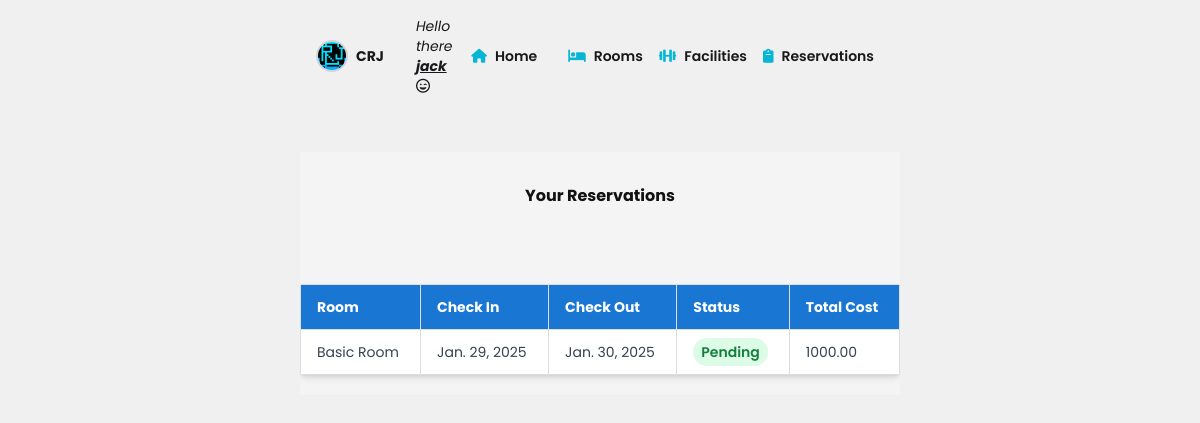
The app's page /user_reservations/ (signed in) with its own data.
### accounts/models.py (models this page shows, shortened)
class CustomUser(AbstractUser):
    username = models.CharField(max_length=100, unique=True)
    email = models.EmailField(max_length=100, unique=True)
    age = models.PositiveIntegerField(null=True, blank=True)
    phone_number = models.CharField(max_length=15, blank=True, null=True)  # Added phone_number field

### reservation/models.py (models this page shows, shortened)
class Reservation(models.Model):
    guest = models.CharField(max_length=100)  # Changed to CharField for direct text input
    room = models.ForeignKey(Room, on_delete=models.CASCADE)
    checkIn = models.DateField()
    checkOut = models.DateField()
    status = models.CharField(max_length=20, choices=[('Pending', 'Pending'), ('Complete', 'Complete')])
    total_cost = models.DecimalField(max_digits=10, decimal_places=2, default=0.00)

class Room(models.Model):
    name = models.CharField(max_length=100)
    description = models.TextField()
    image = models.ImageField(upload_to='room_images/')
    price = models.DecimalField(max_digits=10, decimal_places=2)
    is_available = models.BooleanField(default=True)

### reservation/views.py (the view)
# urls.py: path('user_reservations/', user_reservations, name='user_reservations'),
@login_required
def user_reservations(request):
    try:
        reservations = Reservation.objects.filter(guest=request.user.username)
    except Exception as e:
        messages.error(request, f"An error occurred: {e}")
        reservations = []
    return render(request, 'user_reservations.html', {'reservations': reservations})

### reservation/templates/user_reservations.html (shortened to what this page needs)
{% extends 'base.html' %}
{% load static %}
{% block content %}
    <div class="container mx-auto mt-10">
        <h1 class="font-bold text-center mb-6 py-8">Your Reservations</h1>
        <div class="overflow-x-auto">
            <table class="min-w-full bg-white shadow-md rounded-sm overflow-hidden">
                <thead class="bg-gray-800 text-sm text-white">
                    <tr>
                        <th class="py-3 px-4 text-left">Room</th>
                        <th class="py-3 px-4 text-left">Check In</th>
                        <th class="py-3 px-4 text-left">Check Out</th>
                        <th class="py-3 px-4 text-left">Status</th>
                        <th class="py-3 px-4 text-left">Total Cost</th>
                    </tr>
                </thead>
                <tbody class="text-gray-700">
                    {% for reservation in reservations %}
                    <tr class="border-b hover:bg-gray-100 text-sm">
                        <td class="py-3 px-4">{{ reservation.room.name }}</td>
                        <td class="py-3 px-4">{{ reservation.checkIn }}</td>
                        <td class="py-3 px-4">{{ reservation.checkOut }}</td>
                        <td class="py-3 px-4">
                            <span class="px-2 py-1 font-semibold leading-tight text-green-700 bg-green-100 rounded-full">
                                {{ reservation.status }}
                            </span>
                        </td>
                        <td class="py-3 px-4">{{ reservation.total_cost }}</td>
                    </tr>
                    {% endfor %}
                </tbody>
            </table>
        </div>
    </div>
{% endblock %}

### reservation/templates/nav.html
{% load static %}
<nav class="p-4">
    <div class="container text-zinc-900  mx-auto flex justify-between items-center">
        <div class="text-sm  flex items-center space-x-2">
            <img src="{% static 'images/logo.jpg' %}" alt="logo" class="h-8 border-2 border-zinc-300 rounded-full">
            <a href="{% url 'home' %}" class="font-bold">CRJ</a>
            {%if user.is_authenticated %}
            <p class="text-sm italic pl-6">
                Hello there
                <a href="{% url 'user_profile' %}" class="font-bold underline">{{ user.username }}</a>
                <i class="fa-regular fa-face-grin-wink"></i>
            </p>
            {%else%}
            <p class="text-sm">Not Logged in</p>
            {%endif%}
        </div>
        <ul class="flex space-x-4 text-sm text-zinc-900  font-semibold">
            <li>
                <a href="{% url 'home' %}" class="  hover:text-cyan-500 flex items-center">
                    <i class="fas fa-home mr-2 text-cyan-500"></i> Home
                </a>
            </li>
            <li>
                <a href="{% url 'room_list' %}" class="hover:text-cyan-500  flex items-center">
                    <i class="fas fa-bed mr-2 text-cyan-500"></i> Rooms
                </a>
            </li>
            <li>
                <a href="{% url 'list_facility' %}" class=" hover:text-cyan-500  flex items-center">
                    <i class="fas fa-dumbbell mr-2 text-cyan-500"></i> Facilities
                </a>
            </li>
            <li>
                <a href="{% url 'user_reservations' %}" class=" hover:text-cyan-500  flex items-center">
                    <i class="fa-solid fa-clipboard mr-2 text-cyan-500"></i> Reservations
                </a>
            </li>
        </ul>
    </div>
</nav>

### reservation/static/style.css (style rules this page uses)
body { background-color: #f0f0f0; color: #202020; font-family: "Poppins", serif; }
nav ul { list-style: none; padding: 10px; display: flex; }
nav ul li { margin-right: 15px; }
nav ul li a { text-decoration: none; }
h1 { color: #121212; }
table { width: 100%; border-collapse: collapse; margin: 20px 0; }
table th, table td { border: 1px solid #ddd; padding: 8px; }
table th { background-color: #1976d2; color: white; }

### records on screen
CustomUser: username "jack"
Reservation: room.name "Basic Room", checkIn "Jan. 29, 2025", checkOut "Jan. 30, 2025", status "Pending", total_cost "1000.00"
